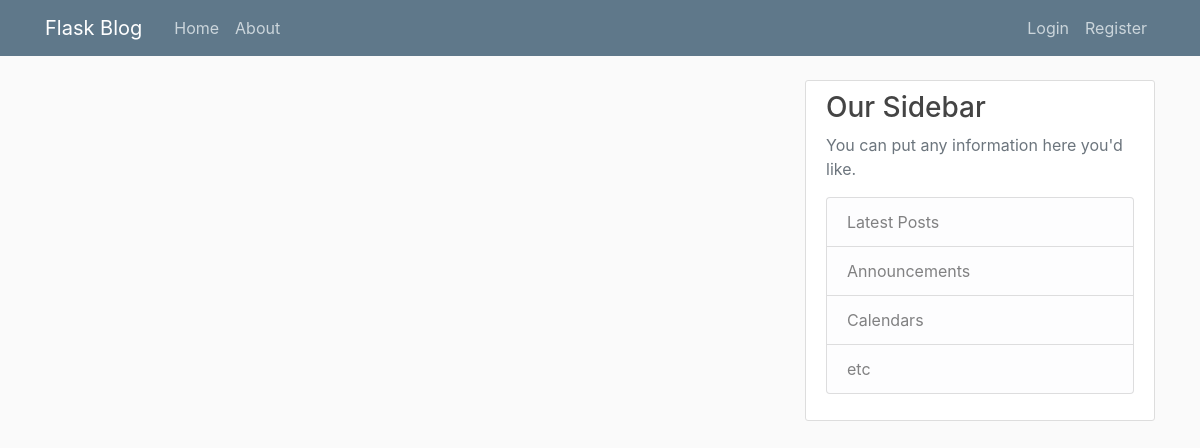
The app's page /home, older data.
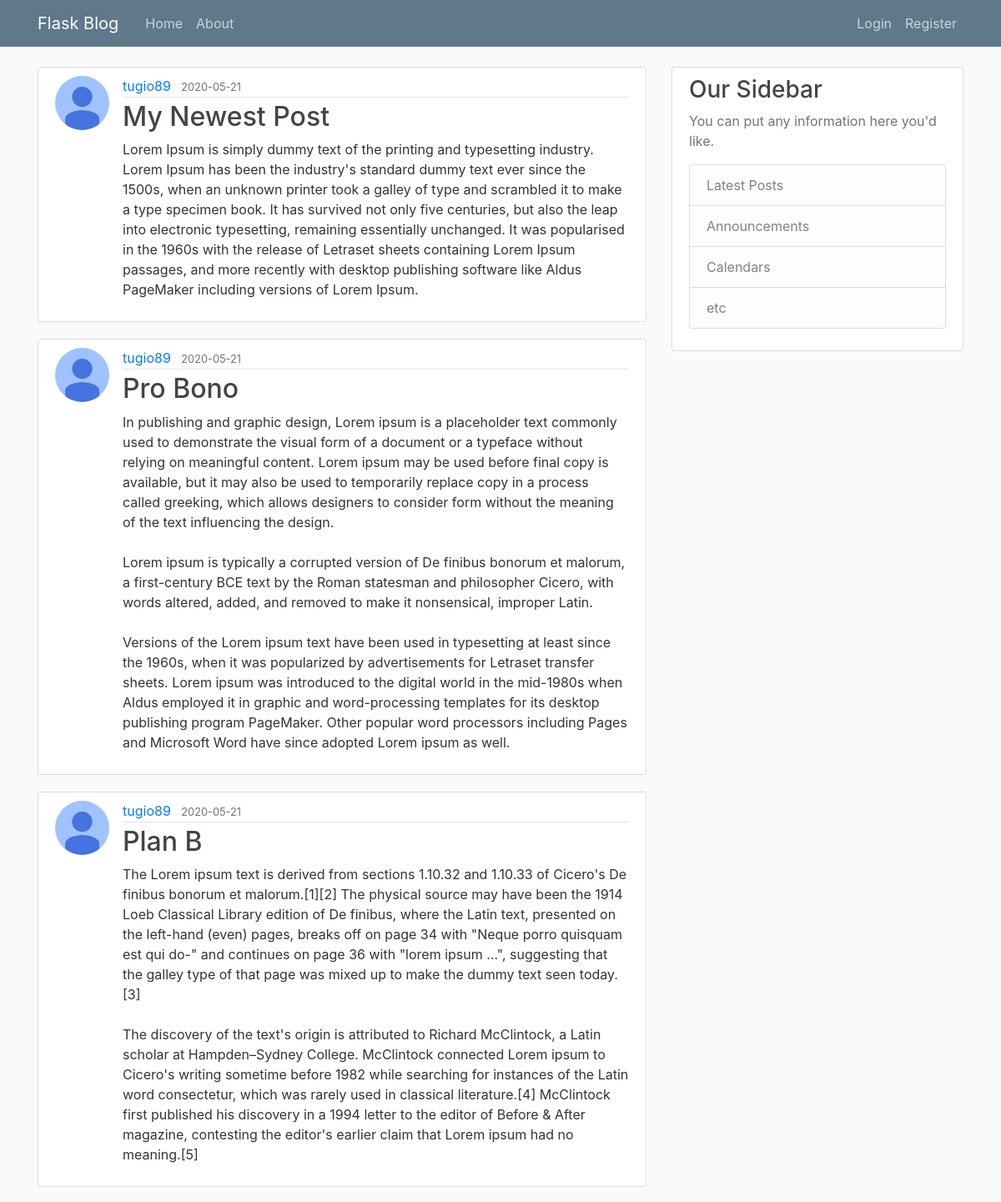
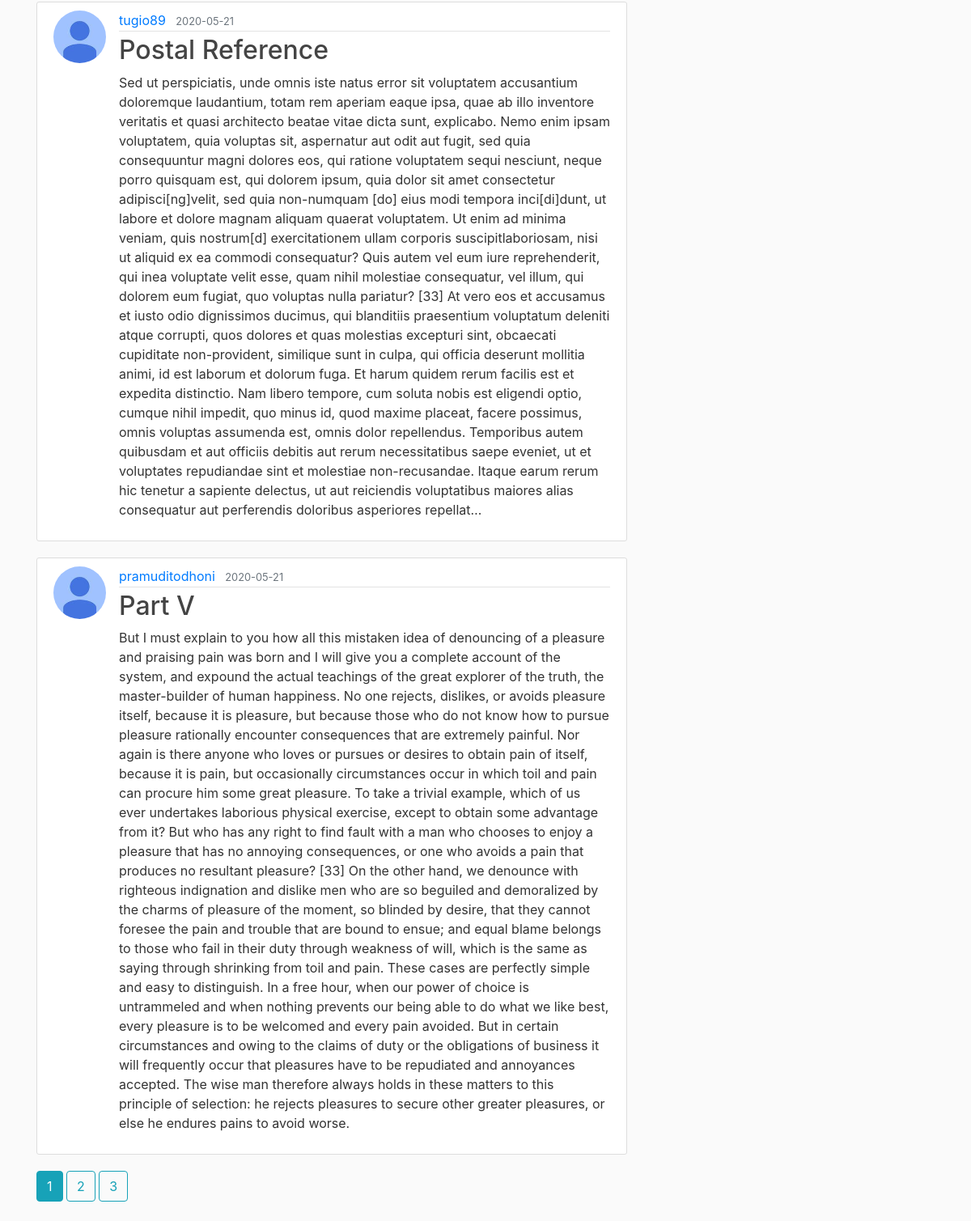
The same page, newer data (2 pictures, top to bottom).
### flaskblog/models.py (models this page shows, shortened)
class Post(db.Model):
    id = db.Column(db.Integer, primary_key=True)
    title = db.Column(db.String(100), nullable=False)
    date_posted = db.Column(db.DateTime, nullable=False, default=datetime.utcnow)
    content = db.Column(db.Text, nullable=False)
    user_id = db.Column(db.Integer, db.ForeignKey('user.id'), nullable=False)

class User(db.Model, UserMixin):
    id = db.Column(db.Integer, primary_key=True)
    username = db.Column(db.String(20), unique=True, nullable=False)
    email = db.Column(db.String(120), unique=True, nullable=False)
    image_file = db.Column(db.String(20), nullable=False, default='default.jpg')
    password = db.Column(db.String(60), nullable=False)
    posts = db.relationship('Post', backref='author', lazy=True)

### flaskblog/main/routes.py (the view)
@main.route("/")
@main.route("/home")
def home():
    page = request.args.get('page', 1, type=int)
    posts = Post.query.order_by(Post.date_posted.desc()).paginate(page=page, per_page=5)
    return render_template('home.html', posts=posts)

### flaskblog/templates/home.html
{% extends "layout.html" %}
{% block content %}
    {% for post in posts.items %}
        <article class="media content-section">
          <img class="rounded-circle article-img" src="{{ url_for('static', filename='profile_pics/' + post.author.image_file) }}">
          <div class="media-body">
            <div class="article-metadata">
              <a class="mr-2" href="{{ url_for('users.user_posts', username=post.author.username) }}">{{ post.author.username }}</a>
              <small class="text-muted">{{ post.date_posted.strftime('%Y-%m-%d') }}</small>
            </div>
            <h2><a class="article-title" href="{{ url_for('posts.post', post_id=post.id) }}">{{ post.title }}</a></h2>
            <p class="article-content">{{ post.content }}</p>
          </div>
        </article>
    {% endfor %}
    {% for page_num in posts.iter_pages(left_edge=1, right_edge=1, left_current=1, right_current=2) %}
      {% if page_num %}
        {% if posts.page == page_num %}
          <a class="btn btn-info mb-4" href="{{ url_for('main.home', page=page_num) }}">{{ page_num }}</a>
        {% else %}
          <a class="btn btn-outline-info mb-4" href="{{ url_for('main.home', page=page_num) }}">{{ page_num }}</a>
        {% endif %}
      {% else %}
        ...
      {% endif %}
    {% endfor %}
{% endblock content %}

### flaskblog/templates/layout.html (shortened to what this page needs)
<!DOCTYPE html>
<html lang="en">
<head>
    <link rel="stylesheet" href="https://stackpath.bootstrapcdn.com/bootstrap/4.4.1/css/bootstrap.min.css">
    <link rel="stylesheet" type="text/css" href="{{ url_for('static', filename='main.css') }}">
</head>
<body>
    <header class="site-header">
      <nav class="navbar navbar-expand-md navbar-dark bg-steel fixed-top">
        <div class="container">
          <a class="navbar-brand mr-4" href="/">Flask Blog</a>
          <div class="collapse navbar-collapse" id="navbarToggle">
            <div class="navbar-nav mr-auto">
              <a class="nav-item nav-link" href="{{ url_for('main.home') }}">Home</a>
              <a class="nav-item nav-link" href="{{ url_for('main.about') }}">About</a>
            </div>
            <div class="navbar-nav">
              {% if current_user.is_authenticated %}
                <a class="nav-item nav-link" href="{{ url_for('posts.new_post') }}">New Post</a>
                <a class="nav-item nav-link" href="{{ url_for('users.account') }}">Account</a>
                <a class="nav-item nav-link" href="{{ url_for('users.logout') }}">Logout</a>
              {% else %}
                <a class="nav-item nav-link" href="{{ url_for('users.login') }}">Login</a>
                <a class="nav-item nav-link" href="{{ url_for('users.register') }}">Register</a>
              {% endif %}
            </div>
          </div>
        </div>
      </nav>
    </header>
    <main role="main" class="container">
      <div class="row">
        <div class="col-md-8">
          {% block content %}{% endblock %}
        </div>
        <div class="col-md-4">
          <div class="content-section">
            <h3>Our Sidebar</h3>
            <p class='text-muted'>You can put any information here you'd like.
              <ul class="list-group">
                <li class="list-group-item list-group-item-light">Latest Posts</li>
                <li class="list-group-item list-group-item-light">Announcements</li>
                <li class="list-group-item list-group-item-light">Calendars</li>
                <li class="list-group-item list-group-item-light">etc</li>
              </ul>
            </p>
          </div>
        </div>
      </div>
    </main>
</body>
</html>

### flaskblog/static/main.css (style rules this page uses)
body { background: #fafafa; color: #333333; margin-top: 5rem; }
h1, h2, h3, h4, h5, h6 { color: #444444; }
.bg-steel { background-color: #5f788a; }
.site-header .navbar-nav .nav-link { color: #cbd5db; }
.content-section { background: #ffffff; padding: 10px 20px; border: 1px solid #dddddd; border-radius: 3px; margin-bottom: 20px; }
.article-title { color: #444444; }
.article-content { white-space: pre-line; }
.article-img { height: 65px; width: 65px; margin-right: 16px; }
.article-metadata { padding-bottom: 1px; margin-bottom: 4px; border-bottom: 1px solid #e3e3e3 }

Row changes from the older to the newer data that the page shows:
added Post: image_file (picture), author.username "tugio89", date_posted "2020-05-21", title "My Newest Post", content "Lorem Ipsum is simply dummy text of the printing and typesetting industry. Lorem Ipsum has been the industry's standard dummy text ever since the 1500s, when an unknown printer took a galley of type and scrambled it to make a type specimen book. It has survived not only five centuries, but also the leap into electronic typesetting, remaining essentially unchanged. It was popularised in the 1960s with the release of Letraset sheets containing Lorem Ipsum passages, and more recently with desktop publishing software like Aldus PageMaker including versions of Lorem Ipsum."
added Post: image_file (picture), author.username "tugio89", date_posted "2020-05-21", title "Pro Bono", content "In publishing and graphic design, Lorem ipsum is a placeholder text commonly used to demonstrate the visual form of a document or a typeface without relying on meaningful content. Lorem ipsum may be used before final copy is available, but it may also be used to temporarily replace copy in a process called greeking, which allows designers to consider form without the meaning of the text influencing the design. Lorem ipsum is typically a corrupted version of De finibus bonorum et malorum, a first-century BCE text by the Roman statesman and philosopher Cicero, with words altered, added, and removed to make it nonsensical, improper Latin. Versions of the Lorem ipsum text have been used in…"
added Post: image_file (picture), author.username "tugio89", date_posted "2020-05-21", title "Plan B", content "The Lorem ipsum text is derived from sections 1.10.32 and 1.10.33 of Cicero's De finibus bonorum et malorum.[1][2] The physical source may have been the 1914 Loeb Classical Library edition of De finibus, where the Latin text, presented on the left-hand (even) pages, breaks off on page 34 with \"Neque porro quisquam est qui do-\" and continues on page 36 with \"lorem ipsum ...\", suggesting that the galley type of that page was mixed up to make the dummy text seen today.[3] The discovery of the text's origin is attributed to Richard McClintock, a Latin scholar at Hampden–Sydney College. McClintock connected Lorem ipsum to Cicero's writing sometime before 1982 while searching for instances of the…"
added Post: image_file (picture), author.username "tugio89", date_posted "2020-05-21", title "Postal Reference", content "Sed ut perspiciatis, unde omnis iste natus error sit voluptatem accusantium doloremque laudantium, totam rem aperiam eaque ipsa, quae ab illo inventore veritatis et quasi architecto beatae vitae dicta sunt, explicabo. Nemo enim ipsam voluptatem, quia voluptas sit, aspernatur aut odit aut fugit, sed quia consequuntur magni dolores eos, qui ratione voluptatem sequi nesciunt, neque porro quisquam est, qui dolorem ipsum, quia dolor sit amet consectetur adipisci[ng]velit, sed quia non-numquam [do] eius modi tempora inci[di]dunt, ut labore et dolore magnam aliquam quaerat voluptatem. Ut enim ad minima veniam, quis nostrum[d] exercitationem ullam corporis suscipitlaboriosam, nisi ut aliquid ex ea…"
added Post: image_file (picture), author.username "pramuditodhoni", date_posted "2020-05-21", title "Part V", content "But I must explain to you how all this mistaken idea of denouncing of a pleasure and praising pain was born and I will give you a complete account of the system, and expound the actual teachings of the great explorer of the truth, the master-builder of human happiness. No one rejects, dislikes, or avoids pleasure itself, because it is pleasure, but because those who do not know how to pursue pleasure rationally encounter consequences that are extremely painful. Nor again is there anyone who loves or pursues or desires to obtain pain of itself, because it is pain, but occasionally circumstances occur in which toil and pain can procure him some great pleasure. To take a trivial example, which…"
Text that changed along with them:
new list line: "1"
new list line: "2"
new list line: "3"
